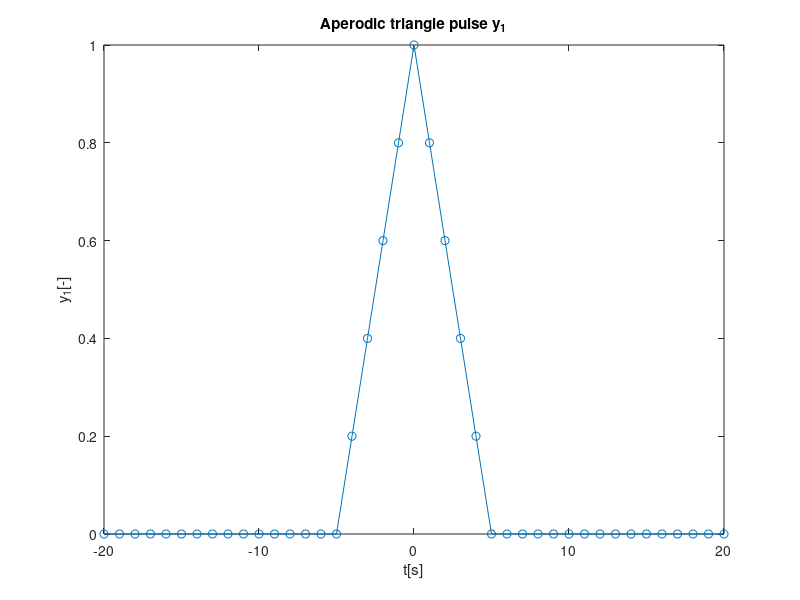
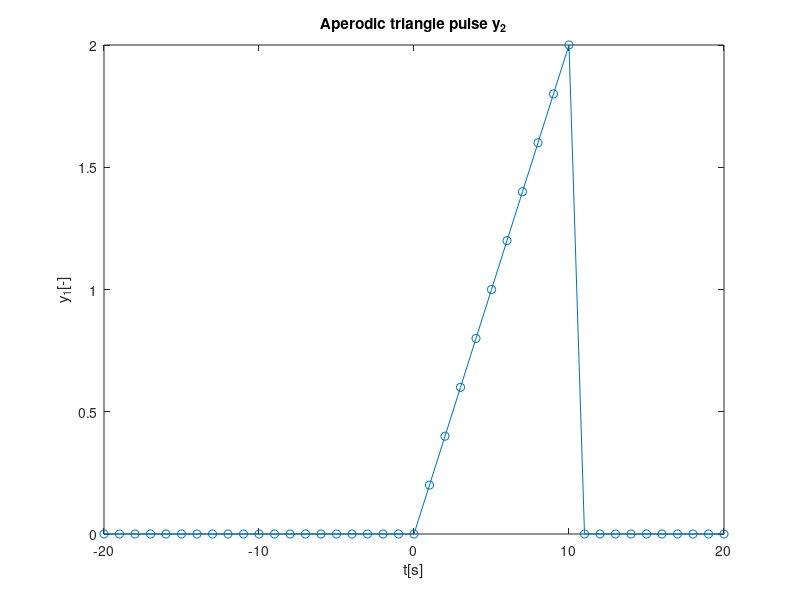
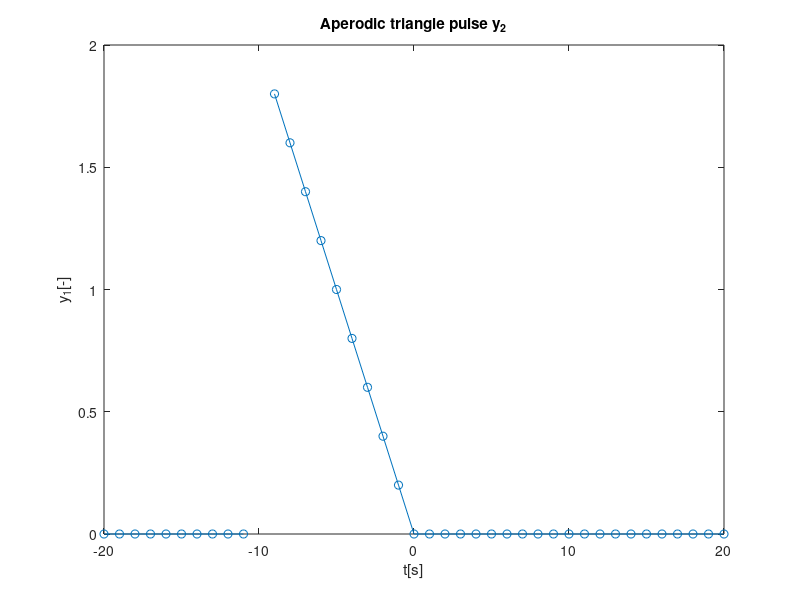

The MATLAB source for these figures, in order:
figure (1)
fs=1;
t = -20:1/fs:20;
w = 10;
y_1 = tripuls(t,w);

plot(t,y_1,'o-');
xlabel('t[s]');
ylabel('y_1[-]');
title('Aperodic triangle pulse y_1')

figure (2)
fs=1;
t = -20:1/fs:20;
w = 10;
y_2 = 2*tripuls(t-5,w,1);

plot(t,y_2,'o-');
xlabel('t[s]');
ylabel('y_1[-]');
title('Aperodic triangle pulse y_2')

figure (3)
fs=1;
t = -20:1/fs:20;
w = 10;
y_3 = 2*tripuls(t+5,w,-1);

plot(t,y_3,'o-');
xlabel('t[s]');
ylabel('y_1[-]');
title('Aperodic triangle pulse y_2')

%Conclusion:


